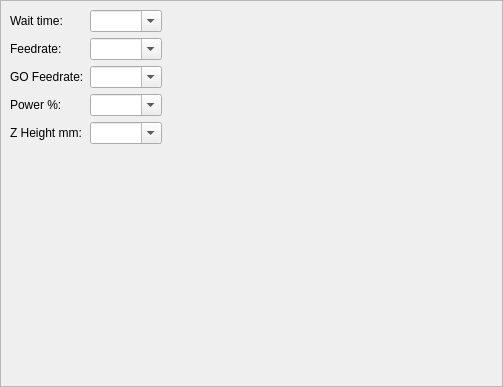
<?xml version="1.0" encoding="UTF-8"?>
<ui version="4.0">
 <class>GlobalOptions</class>
 <widget class="QScrollArea" name="GlobalOptions">
  <property name="geometry">
   <rect>
    <x>0</x>
    <y>0</y>
    <width>503</width>
    <height>387</height>
   </rect>
  </property>
  <property name="windowTitle">
   <string>ScrollArea</string>
  </property>
  <property name="widgetResizable">
   <bool>true</bool>
  </property>
  <widget class="QWidget" name="scrollAreaWidgetContents">
   <property name="geometry">
    <rect>
     <x>0</x>
     <y>0</y>
     <width>501</width>
     <height>385</height>
    </rect>
   </property>
   <layout class="QFormLayout" name="formLayout">
    <property name="fieldGrowthPolicy">
     <enum>QFormLayout::FieldsStayAtSizeHint</enum>
    </property>
    <item row="0" column="0">
     <widget class="QLabel" name="label_3">
      <property name="text">
       <string>Wait time:</string>
      </property>
     </widget>
    </item>
    <item row="0" column="1">
     <widget class="QComboBox" name="WaitTime">
      <property name="editable">
       <bool>true</bool>
      </property>
     </widget>
    </item>
    <item row="1" column="0">
     <widget class="QLabel" name="label_4">
      <property name="text">
       <string>Feedrate:</string>
      </property>
     </widget>
    </item>
    <item row="1" column="1">
     <widget class="QComboBox" name="Feedrate">
      <property name="editable">
       <bool>true</bool>
      </property>
     </widget>
    </item>
    <item row="2" column="0">
     <widget class="QLabel" name="label_4">
      <property name="text">
       <string>GO Feedrate:</string>
      </property>
     </widget>
    </item>
    <item row="2" column="1">
     <widget class="QComboBox" name="RapidFrate">
      <property name="editable">
       <bool>true</bool>
      </property>
     </widget>
    </item>
   <item row="3" column="0">
     <widget class="QLabel" name="label_5">
      <property name="text">
       <string>Power %:</string>
      </property>
     </widget>
    </item>
    <item row="3" column="1">
     <widget class="QComboBox" name="Power">
      <property name="editable">
       <bool>true</bool>
      </property>
     </widget>
    </item>
   <item row="4" column="0">
     <widget class="QLabel" name="label_6">
      <property name="text">
       <string>Z Height mm:</string>
      </property>
     </widget>
    </item>
    <item row="4" column="1">
     <widget class="QComboBox" name="ZCutting">
      <property name="editable">
       <bool>true</bool>
      </property>
     </widget>
    </item>
   </layout>
  </widget>
 </widget>
 <tabstops>
  <tabstop>WaitTime</tabstop>
 </tabstops>
 <resources/>
 <connections/>
</ui>
